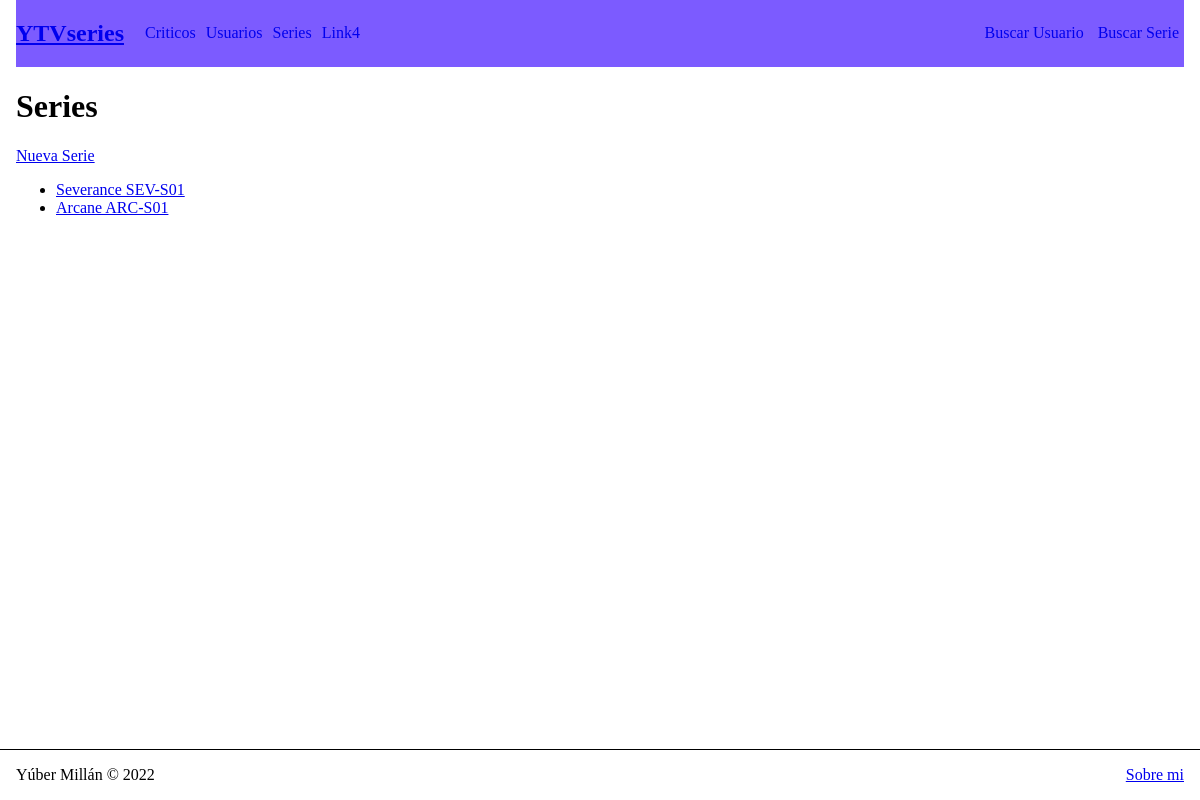
The page /paginas/series on the database as committed earlier.
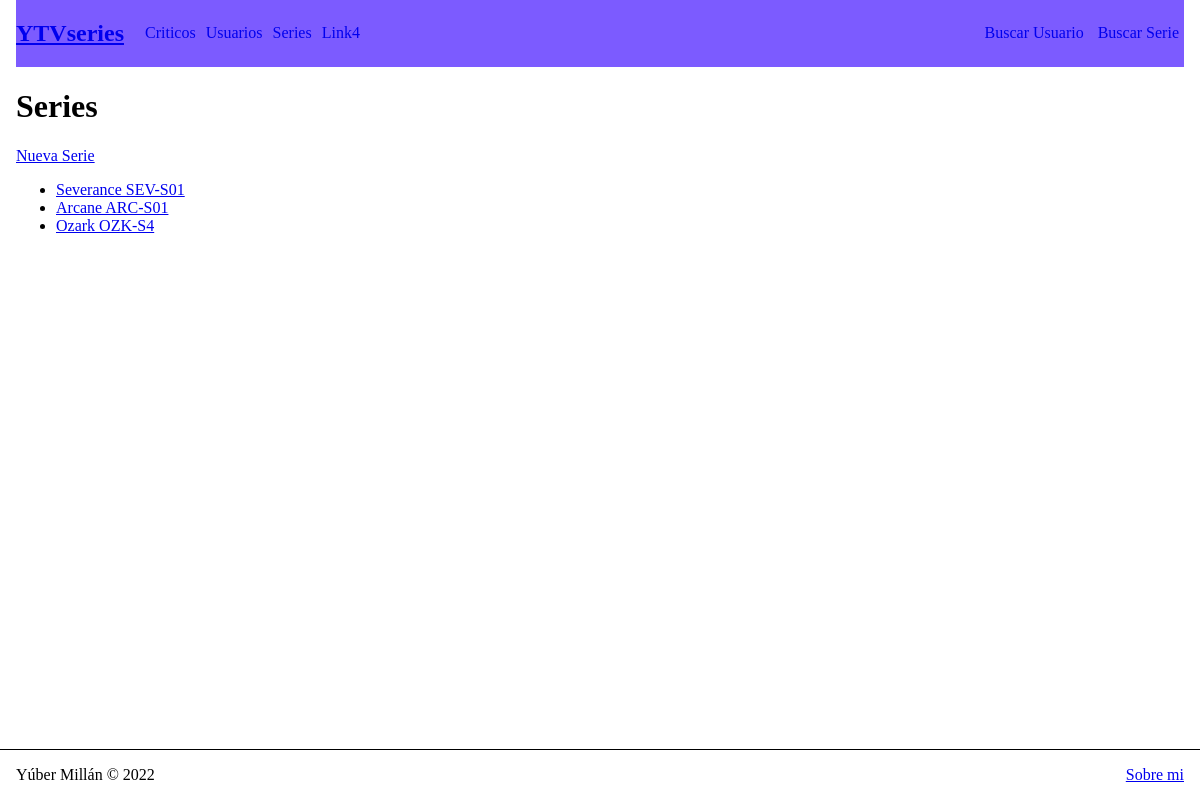
The same page on the database as committed later.
### paginas/models.py (models this page shows)
class Serie(models.Model):
    nombre = models.CharField(max_length=255)
    tipo = models.CharField(max_length=255)
    plataforma = models.CharField(max_length=255)
    fecha = models.DateField(default=2000)
    episodio = models.IntegerField()
    temporada = models.IntegerField()
    terminada = models.BooleanField()
    sinopsis = models.TextField()
    codserie = models.CharField(max_length=25, null=True, blank=True, default=None)
    def __str__(self):
        return f"{self.nombre} {self.codserie}"

### paginas/views.py (the view)
# urls.py: path("series", views.serie, name="ListaSeries"),
def serie(request):
    tvserie = Serie.objects.all()
    return render(request, "paginas/series.html", {"serie": tvserie})

### paginas/templates/paginas/series.html
{% extends 'layout.html' %}
{% block contenido %}
    <h1>Series</h1>
    <a href="{% url 'NuevaSerie' %}">Nueva Serie</a>
    <ul style="max-width: 60vw;">
        {% for tvserie in serie %}
            <li>
                <a href="{% url 'VerSerie' tvserie.nombre %}">
                    {{ tvserie }}
                </a>
            </li>
        {% endfor %}
    </ul>
{% endblock contenido %}

Rows that differ between the two databases and show on the page:
added Serie: nombre+codserie "Ozark OZK-S4"
